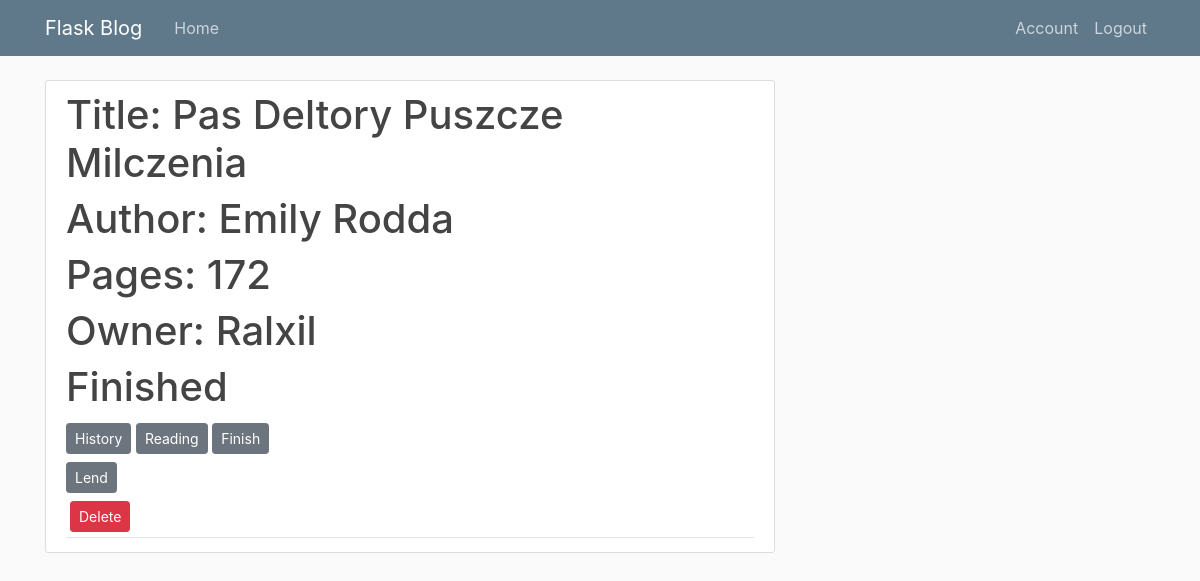
Before: /book/1 (signed in) with the older database file.
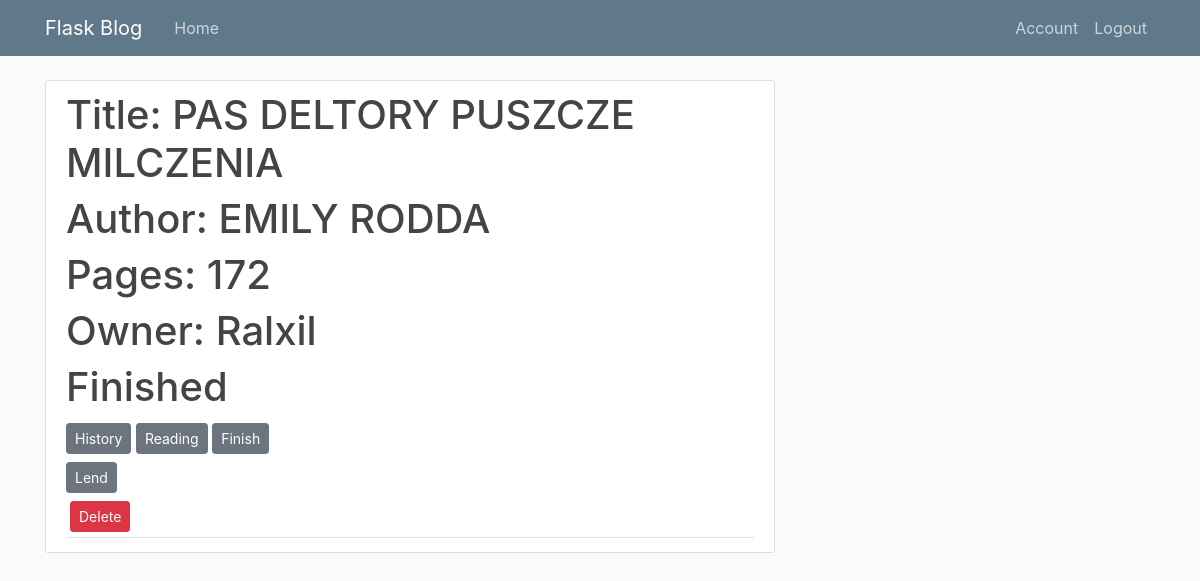
After: the same page with the newer database file.
### flask_lib/models.py (models this page shows)
class Book(db.Model):
    id = db.Column(db.Integer, primary_key=True)
    title = db.Column(db.String(100), nullable=False, unique=True)
    author = db.Column(db.String(100), nullable=False)
    pages = db.Column(db.Integer, nullable=False)
    Copies = db.relationship('BCopy', backref='original', lazy=True)

### flask_lib/books/routes.py (the view)
@books.route('/book/<int:book_id>')
@login_required
def book(book_id):
    book = BCopy.query.get_or_404(book_id)
    lib = Library.query.get_or_404(book.lib_id)
    return render_template('book.html', title=book.original.title, book=book, lib=lib)

### flask_lib/models.py (called while the page is built)
@login_manager.user_loader
def load_user(user_id):
    return User.query.get(int(user_id))

### flask_lib/templates/book.html (shortened to what this page needs)
{% extends "layout.html" %}
{% block content %}
<article class="media content-section">
    <div class="media-body">
        <div class="article-metadata">
            <h1>Title: {{ book.original.title }}</h1>
            <h1>Author: {{ book.original.author }}</h1>
            <h1>Pages: {{ book.original.pages }}</h1>
            <h1>Owner: {{ book.owner.username }}</h1>
            {% if book.lend == True %}
            <h1 class="article-content">Lend</h1>
            {% else %}
            <h1 class="article-content">{{ book.status }}</h1>
            {% endif %}
            {% if lib.owner == current_user %}
            <div>
                <div>
                    {% if book.owner == current_user %}
                    <a class="btn btn-secondary btn-sm mt-1 mb-1" href="{{ url_for('books.history', book_id=book.id) }}">History</a>
                    {% endif %}
                    <a class="btn btn-secondary btn-sm mt-1 mb-1" href="{{ url_for('books.update_book', book_id=book.id, status='Reading') }}">Reading</a>
                    <a class="btn btn-secondary btn-sm mt-1 mb-1" href="{{ url_for('books.update_book', book_id=book.id, status='Finished') }}">Finish</a>
                </div>
                {% if book.lend == False and book.owner == current_user %}
                <div>
                    <a class="btn btn-secondary btn-sm mt-1 mb-1" href="{{ url_for('books.lend', book_id=book.id)}}">Lend</a>
                </div>
                <div>
                    <button type="button" class="btn btn-danger btn-sm m-1" data-toggle="modal" data-target="#deleteModal">
                        Delete
                    </button>
                </div>
                {% endif %}
            </div>
            {% endif %}
        </div>
    </div>
</article>
{% endblock content %}

Changed rows visible on the page:
changed Book: original "Pas Deltory Puszcze Milczenia" → "PAS DELTORY PUSZCZE MILCZENIA"; original.author "Emily Rodda" → "EMILY RODDA"
